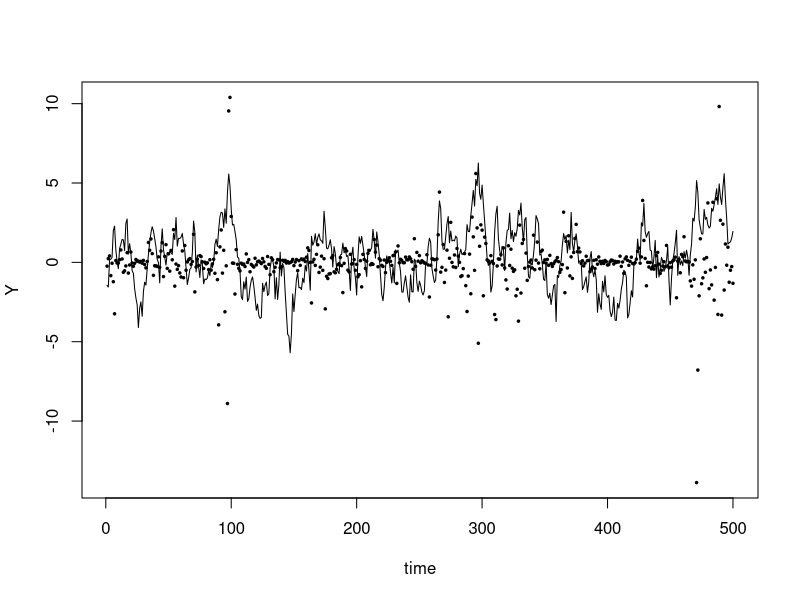
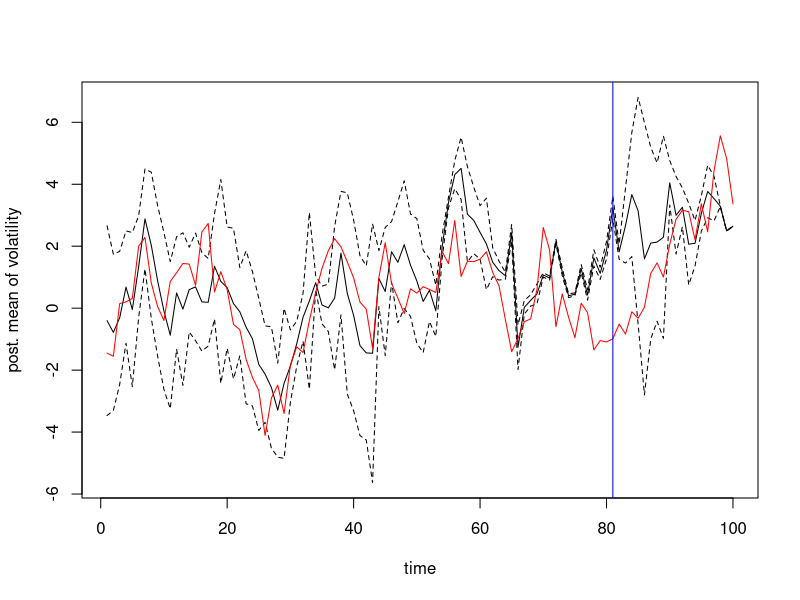
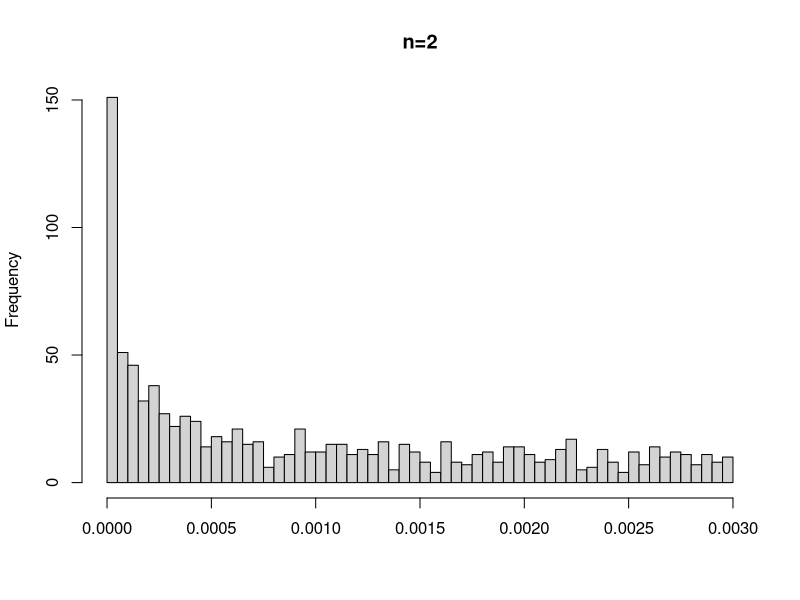
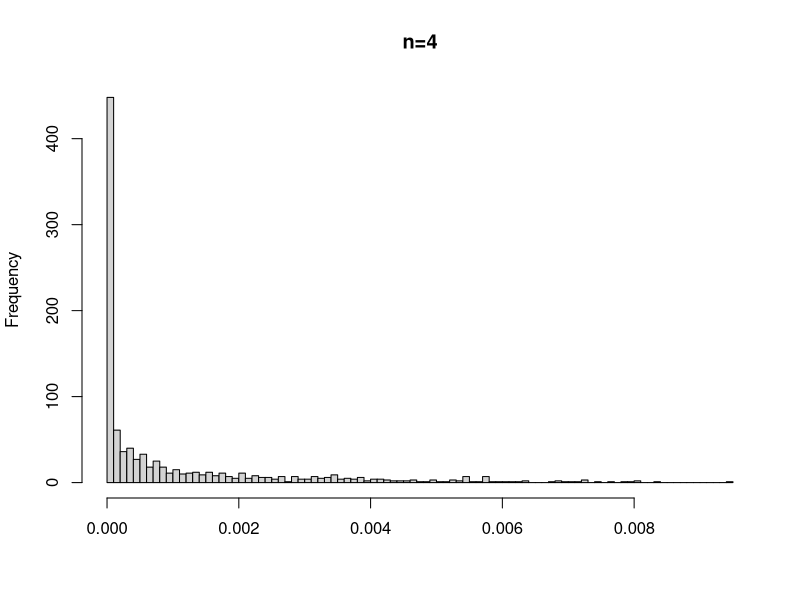
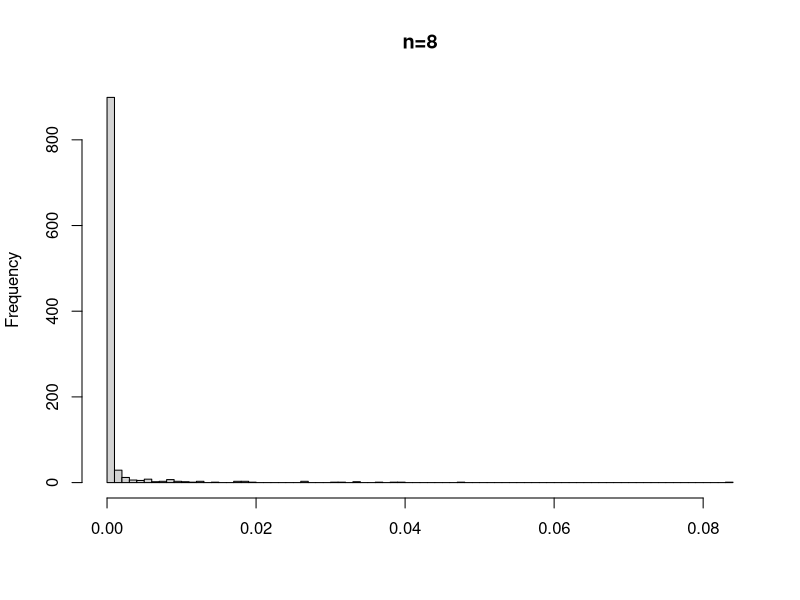
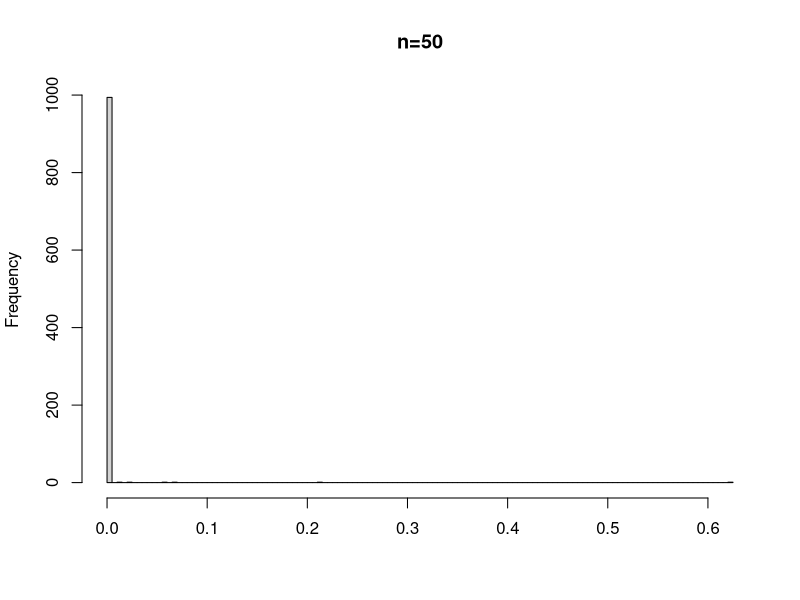

Generate these figures, in order, with R:
## ---- chunk 1
# Demo to illustrate sequential importance sampling (SIS). 

# Example 4 from Doucet & Johansen: Stochastic volatility model.
# "Volatility" is a latent Markov Chain indexed by times 1..n
# that impacts the observed prices of some market indicator at these times.

# 1. Start by generating some observed prices from the model.

# Observe prices at each of n=500 time points.
n=500

# Set the parameters of the model as in D&J:
alp=0.91; sigma=1.0; beta=0.5

set.seed(123) 
X=rep(NA,n) # initialize a vector for the latent volatilities 
V=rnorm(n) # rvs used to construct the Markov chain X of volatilities 
# Initialize the chain by drawing from the initial distribution.
X[1]=rnorm(1,mean=0,sd=sigma/sqrt(1-alp^2))
for(i in 2:n){#Sample subsequent volatility conditional on previous
  X[i]=alp*X[i-1] + sigma*V[i] 
}
W=rnorm(n) # rvs used to construct prices Y from volatilities X
Y=beta*exp(X/2)*W # observed price data for the market indicator

# Plot these observed prices Y vs. times 1:n and compare this to 
# the volatilities X that generated them.
ylims=range(c(Y,X))
plot(1:n,Y,pch=20,cex=.5,ylim=ylims, xlab="time") #points for observed prices
lines(1:n,X) #lines for the latent volatility process underlying prices

################################################################
# 2. Now, pretend we don't know the volatilities but want to use
# the observed prices to estimate their posterior means E(X_k | y_{1:k}).
# Use SIS to estimate the posterior means E(X_k | y_{1:k}) of 
# the volatilities at a given time k given the prices up to that time.
# Do this for the first 100 times only.
#
# Implement SIS using D&J's proposal distributions, which are simply
# the prior distribution of the latent volatility process. 
# These resulting sample of particles has to then be weighted to reflect
# the targeted posterior distribution given the observed price data. 
# D&J express this proposal distribution by repeated conditioning or 
# "peeling" as q_1(x_1) \prod_{k=2}^n q_k(x_k|x_1:k-1), where q_1 
# is a N(0,siq^2/(1-alp^2)) density and q_k(x_k|x_1:k-1) is a
# N(alp*x_k-1,sigma^2) density.
#
# Function to generate proposals for the particle at the initial time
q.1=function(N) { #initial value proposed
  return(rnorm(N,mean=0,sd=sigma/sqrt(1-alp^2)))
}
#
# Function to generate proposals for the particle at time k given 
# its values at previous times 1..k-1
q.k=function(N,xprev) { #subsequent values given previous values
  return(rnorm(N,mean=alp*xprev,sd=sigma))
}

# For SIS, we need the initial unnormalized weight function wst(x_1) and the
# incremental importance-weight functions delta(x_{1:k}).
# We set up vectors x_1 and x_k for the particles at times 1 and K,
# respectively, cotaining N elements for each particle.
# This allows the initial incremental weights to be updated for all 
# particles simultaneously.
wst1=function(x1,y1){ #initial unnormalized weight function
  return(dnorm(y1,mean=0,sd=beta*exp(x1/2)))
}
delta=function(xk,yk){ #incremental importance weight function or IIWF
  return(dnorm(yk,mean=0,sd=beta*exp(xk/2)))
}

# SIS algorithm as sketched in class notes
SIS=function(N,n) {
  #Set up matrix X.SIS to hold results with rows for the N particles 
  #and columns for the n times
  X.SIS=matrix(NA,nrow=N,ncol=n) 
  wst=matrix(NA,nrow=N,ncol=n) 
  # sample at time 1 for all particles simultaneously
  X.SIS[,1]=q.1(N) 
  wst[,1]=wst1(X.SIS[,1],Y[1]) #get initial unnormalized wts
  # sample at times 2, ..., n
  for(k in 2:n) {
    X.SIS[,k]=q.k(N,X.SIS[,k-1]) #sample at time k for all particles simult
    wst[,k]=wst[,k-1]*delta(X.SIS[,k],Y[k]) #get unnormalized wts for time k
  }
  return(list(X.SIS=X.SIS,wst=wst))
}

# SIS with N=1000 particles and just n=100 time points
sout=SIS(N=1000,n=100)
names(sout)
# The output matrix sout$X.SIS contains N=1000 particles whose 
# un-normalized weights are in the output vector sout$wst[,100]. 
# Together, they provide an estimate of the posterior density 
# h_n(x_{1:n}|y_{1:n}) of the latent volatilities given the oberved
# prices over the n=100 time points.
dim(sout$X.SIS)
dim(sout$wst)
#
# The joint posterior densities h_n(x_{1:n}|y_{1:n}), of the volatilities 
# are too high-dimensional to visualize, but we can visualize the marginal 
# posterior densities p(x_k | y_{1:k}) by plotting their estimated 
# means & SDs for  k=1..n, where n=100, as in Figure 2 of D&J.
X.mean=X.sd=rep(NA,100) # empty vectors to hold the means & SDs for the plot
#Get the marginal posterior means and SDs for the plot
for(k in 1:100) {
  # For each time point k, need the normalized weights to be able to 
  # estimate E(X_k | y_{1:k}) and SD(X_k | y_{1:k}) 
  W=sout$wst[,k]; 
  W=W/sum(W) #get self-normalized wts 
  X.mean[k]=sum(W*sout$X.SIS[,k])
  X.sd[k]=sqrt(sum(W*(sout$X.SIS[,k]-X.mean[k])^2))
}
# Plot the estimated, marginal, posterior means E(X_k | y_{1:k})
# over the 100 time points
plot(1:100,X.mean,type="l",ylim=range(c(X.mean-2*X.sd,X.mean+2*X.sd)),
     xlab="time", ylab="post. mean of volatility")
# Add the two-sd curves
lines(1:100,X.mean+2*X.sd,lty=2) #upper 2-SD limit
lines(1:100,X.mean-2*X.sd,lty=2) #lower 2-SD limit

# Superpose the true volatility X on our plot. Note that what is being
# targetted for estimation is NOT actually the true volatility that 
# generated the observed prices but rather the posterior mean of the 
# volatilities given the prices. However, we hope that the posterior
# mean is close to these true volatilities.
lines(1:100,X[1:100],col="red") 

# The estimated posterior mean (black) disagrees noticeably with   
# the underlying volatility (red) around timepoint 81. 
abline(v=81,col="blue")

# Such disagreements can arise when imbalances in the weights 
# accumulate over time, and push the SIS estimate of the 
# posterior distribution of the latent volatility toward a single 
# point mass. We can see this by plotting the empirical distribution 
# of the weights at different time points.

# Show histograms of normalized weights at times 2, 10,and 50
# (Figure 3 of D&J):

# What are the self-normalized weights like at time 2?
wst2=sout$wst[,2]
hist(wst2/sum(wst2),xlab="",main="n=2",nclass=100)
#At time 2, ~150 of the 1000 particles have self-normalized wts ~0

# What are the self-normalized weights like at time 4?
wst4=sout$wst[,4]
hist(wst4/sum(wst4),xlab="",main="n=4",nclass=100)
#At time 4, ~450 of the 1000 particles have self-normalized wts ~0

# What are the self-normalized weights like at time 8?
wst8=sout$wst[,8]
hist(wst8/sum(wst8),xlab="",main="n=8",nclass=100)
#At time 8, ~900 of the 1000 particles have self-normalized wts ~0

# What are the self-normalized weights like at time 50?
wst50=sout$wst[,50]
hist(wst50/sum(wst50),xlab="",main="n=50",nclass=100)
#At time 50, ~1000 of the 1000 particles have self-normalized wts ~0

# In fact, by time 50, most of the mass of the estimated posterior 
# distribution is concentrated on about six particles.
#
# Below are the largest 10 self-normalized wts out of 1000
rev(sort(wst50/sum(wst50))[991:1000]) 

